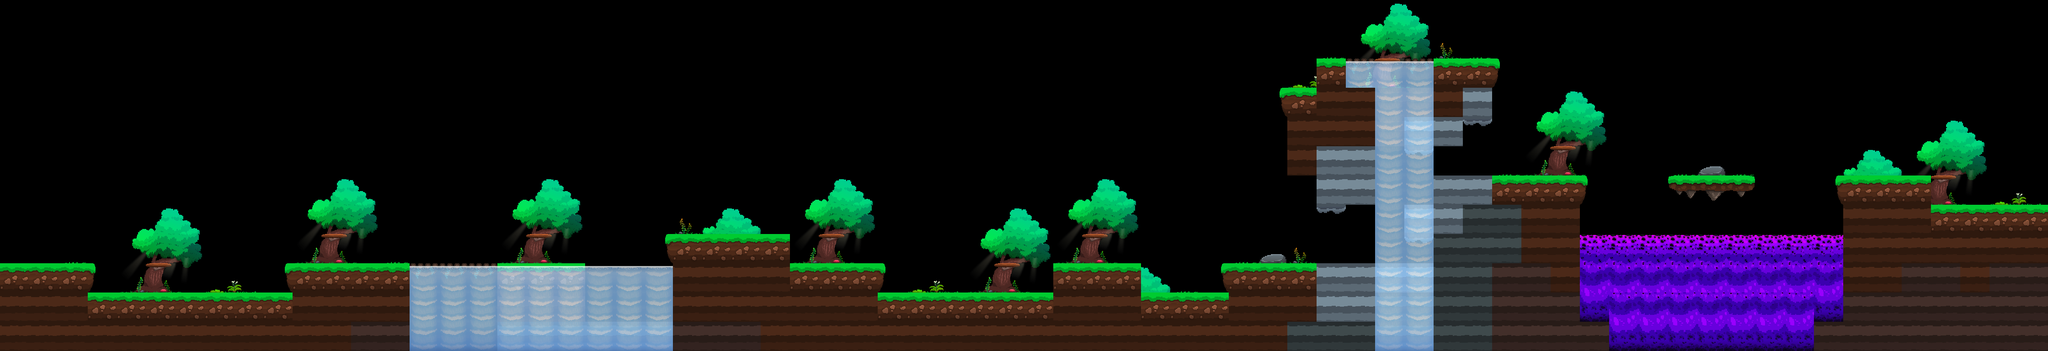

A 2D game scene composited from a Tiled map and its tileset images. What follows is a short description and the map's XML, with every tile layer's data as written:
An orthogonal 70x12 tile map with 64x64 px tiles, 4 tile layers (fond, Lave, Solide, Eau).

<map version="1.5" tiledversion="1.5.0" orientation="orthogonal" renderorder="right-down" width="70" height="12" tilewidth="64" tileheight="64" infinite="0" nextlayerid="5" nextobjectid="1">
 <tileset firstgid="1" source="Tuiles/tableauTiledTileset.tsx" />
 <layer id="2" name="fond" width="70" height="12">
  <data encoding="csv">
0,0,0,0,0,0,0,0,0,0,0,0,0,0,0,0,0,0,0,0,0,0,0,0,0,0,0,0,0,0,0,0,0,0,0,0,0,0,0,0,0,0,0,0,0,61,9,10,11,60,60,0,0,0,0,0,0,0,0,0,0,0,0,0,0,0,0,0,0,0,
0,0,0,0,0,0,0,0,0,0,0,0,0,0,0,0,0,0,0,0,0,0,0,0,0,0,0,0,0,0,0,0,0,0,0,0,0,0,0,0,0,0,0,0,0,71,23,24,25,74,71,0,0,0,0,0,0,0,0,0,0,0,0,0,0,0,0,0,0,0,
0,0,0,0,0,0,0,0,0,0,0,0,0,0,0,0,0,0,0,0,0,0,0,0,0,0,0,0,0,0,0,0,0,0,0,0,0,0,0,0,0,0,0,0,72,61,37,38,39,0,0,3,0,0,0,0,0,0,0,0,0,0,0,0,0,0,0,0,0,0,
0,0,0,0,0,0,0,0,0,0,0,0,0,0,0,0,0,0,0,0,0,0,0,0,0,0,0,0,0,0,0,0,0,0,0,0,0,0,0,0,0,0,0,29,61,61,61,0,0,0,0,0,9,10,11,0,0,0,0,0,0,0,0,0,0,0,0,0,0,0,
0,0,0,0,0,0,0,0,0,0,0,0,0,0,0,0,0,0,0,0,0,0,0,0,0,0,0,0,0,0,0,0,0,0,0,0,0,0,0,0,0,0,0,0,0,0,0,0,0,0,46,0,23,24,25,0,0,0,0,0,0,0,0,0,0,9,10,11,0,0,
0,0,0,0,0,0,0,0,0,0,0,0,0,0,0,0,0,0,0,0,0,0,0,0,0,0,0,0,0,0,0,0,0,0,0,0,0,0,0,0,0,0,0,0,0,0,0,0,46,0,0,71,37,38,39,0,0,71,86,71,0,0,0,75,76,23,24,25,0,0,
0,0,0,0,0,0,0,0,0,0,9,10,11,0,0,0,0,9,10,11,0,0,0,0,0,0,0,9,10,11,0,0,0,0,0,0,9,10,11,0,0,0,0,0,0,60,60,60,60,0,0,0,0,0,3,0,0,0,0,0,0,0,29,0,0,37,38,39,72,73,
0,0,0,0,9,10,11,0,0,0,23,24,25,0,0,0,0,23,24,25,0,0,0,74,75,76,0,23,24,25,0,0,0,9,10,11,23,24,25,0,0,0,0,0,0,46,60,60,52,0,0,0,0,0,0,0,0,0,0,0,0,0,0,0,0,0,0,0,0,0,
0,0,71,0,23,24,25,0,0,0,37,38,39,71,0,0,0,37,38,39,0,0,29,0,0,0,0,37,38,39,0,0,0,23,24,25,37,38,39,0,0,0,71,86,74,60,60,60,46,0,0,0,0,0,0,0,0,0,0,0,0,0,0,0,0,0,0,0,0,0,
0,0,0,3,37,38,39,72,73,29,0,0,0,0,52,0,0,0,0,0,0,0,0,0,0,0,0,0,0,0,3,72,73,37,38,39,0,0,0,76,71,29,0,0,0,0,0,0,0,0,0,0,0,0,0,0,0,0,0,0,0,0,0,0,0,0,0,0,0,0,
60,60,60,60,60,60,60,0,0,0,0,0,0,0,0,0,0,0,0,0,0,0,0,0,0,0,0,0,0,0,0,0,0,0,0,0,0,0,0,0,0,0,0,0,0,0,0,0,0,0,0,0,0,0,0,0,0,0,0,0,0,0,0,0,0,0,0,0,0,0,
0,0,0,0,0,0,0,0,0,0,0,0,0,0,0,0,0,0,0,0,0,0,0,0,0,0,0,0,0,0,0,0,0,0,0,0,0,0,0,0,0,0,0,0,0,0,0,0,0,0,0,0,0,0,0,0,0,0,0,0,0,0,0,0,0,0,0,0,0,0
</data>
 </layer>
 <layer id="4" name="Lave" width="70" height="12">
  <data encoding="csv">
0,0,0,0,0,0,0,0,0,0,0,0,0,0,0,0,0,0,0,0,0,0,0,0,0,0,0,0,0,0,0,0,0,0,0,0,0,0,0,0,0,0,0,0,0,0,0,0,0,0,0,0,0,0,0,0,0,0,0,0,0,0,0,0,0,0,0,0,0,0,
0,0,0,0,0,0,0,0,0,0,0,0,0,0,0,0,0,0,0,0,0,0,0,0,0,0,0,0,0,0,0,0,0,0,0,0,0,0,0,0,0,0,0,0,0,0,0,0,0,0,0,0,0,0,0,0,0,0,0,0,0,0,0,0,0,0,0,0,0,0,
0,0,0,0,0,0,0,0,0,0,0,0,0,0,0,0,0,0,0,0,0,0,0,0,0,0,0,0,0,0,0,0,0,0,0,0,0,0,0,0,0,0,0,0,0,0,0,0,0,0,0,0,0,0,0,0,0,0,0,0,0,0,0,0,0,0,0,0,0,0,
0,0,0,0,0,0,0,0,0,0,0,0,0,0,0,0,0,0,0,0,0,0,0,0,0,0,0,0,0,0,0,0,0,0,0,0,0,0,0,0,0,0,0,0,0,0,0,0,0,0,0,0,0,0,0,0,0,0,0,0,0,0,0,0,0,0,0,0,0,0,
0,0,0,0,0,0,0,0,0,0,0,0,0,0,0,0,0,0,0,0,0,0,0,0,0,0,0,0,0,0,0,0,0,0,0,0,0,0,0,0,0,0,0,0,0,0,0,0,0,0,0,0,0,0,0,0,0,0,0,0,0,0,0,0,0,0,0,0,0,0,
0,0,0,0,0,0,0,0,0,0,0,0,0,0,0,0,0,0,0,0,0,0,0,0,0,0,0,0,0,0,0,0,0,0,0,0,0,0,0,0,0,0,0,0,0,0,0,0,0,0,0,0,0,0,0,0,0,0,0,0,0,0,0,0,0,0,0,0,0,0,
0,0,0,0,0,0,0,0,0,0,0,0,0,0,0,0,0,0,0,0,0,0,0,0,0,0,0,0,0,0,0,0,0,0,0,0,0,0,0,0,0,0,0,0,0,0,0,0,0,0,0,0,0,0,0,0,0,0,0,0,0,0,0,0,0,0,0,0,0,0,
0,0,0,0,0,0,0,0,0,0,0,0,0,0,0,0,0,0,0,0,0,0,0,0,0,0,0,0,0,0,0,0,0,0,0,0,0,0,0,0,0,0,0,0,0,0,0,0,0,0,0,0,0,0,0,0,0,0,0,0,0,0,0,0,0,0,0,0,0,0,
0,0,0,0,0,0,0,0,0,0,0,0,0,0,0,0,0,0,0,0,0,0,0,0,0,0,0,0,0,0,0,0,0,0,0,0,0,0,0,0,0,0,0,0,0,0,0,0,0,0,0,0,0,0,6,6,6,6,6,6,6,6,6,0,0,0,0,0,0,0,
0,0,0,0,0,0,0,0,0,0,0,0,0,0,0,0,0,0,0,0,0,0,0,0,0,0,0,0,0,0,0,0,0,0,0,0,0,0,0,0,0,0,0,0,0,0,0,0,0,0,0,0,0,0,20,20,20,20,20,20,20,20,20,0,0,0,0,0,0,0,
0,0,0,0,0,0,0,0,0,0,0,0,0,0,0,0,0,0,0,0,0,0,0,0,0,0,0,0,0,0,0,0,0,0,0,0,0,0,0,0,0,0,0,0,0,0,0,0,0,0,0,0,0,0,34,20,20,20,20,20,20,20,34,0,0,0,0,0,0,0,
0,0,0,0,0,0,0,0,0,0,0,0,0,0,0,0,0,0,0,0,0,0,0,0,0,0,0,0,0,0,0,0,0,0,0,0,0,0,0,0,0,0,0,0,0,0,0,0,0,0,0,0,0,0,0,34,34,34,34,34,34,34,0,0,0,0,0,0,0,0
</data>
 </layer>
 <layer id="1" name="Solide" width="70" height="12">
  <data encoding="csv">
0,0,0,0,0,0,0,0,0,0,0,0,0,0,0,0,0,0,0,0,0,0,0,0,0,0,0,0,0,0,0,0,0,0,0,0,0,0,0,0,0,0,0,0,0,0,0,0,0,0,0,0,0,0,0,0,0,0,0,0,0,0,0,0,0,0,0,0,0,0,
0,0,0,0,0,0,0,0,0,0,0,0,0,0,0,0,0,0,0,0,0,0,0,0,0,0,0,0,0,0,0,0,0,0,0,0,0,0,0,0,0,0,0,0,0,0,0,0,0,0,0,0,0,0,0,0,0,0,0,0,0,0,0,0,0,0,0,0,0,0,
0,0,0,0,0,0,0,0,0,0,0,0,0,0,0,0,0,0,0,0,0,0,0,0,0,0,0,0,0,0,0,0,0,0,0,0,0,0,0,0,0,0,0,0,60,1,47,38,47,1,1,0,0,0,0,0,0,0,0,0,0,0,0,0,0,0,0,0,0,0,
0,0,0,0,0,0,0,0,0,0,0,0,0,0,0,0,0,0,0,0,0,0,0,0,0,0,0,0,0,0,0,0,0,0,0,0,0,0,0,0,0,0,0,0,1,15,15,15,15,15,32,0,0,0,0,0,0,0,0,0,0,0,0,0,0,0,0,0,0,0,
0,0,0,0,0,0,0,0,0,0,0,0,0,0,0,0,0,0,0,0,0,0,0,0,0,0,0,0,0,0,0,0,0,0,0,0,0,0,0,0,60,60,60,0,15,15,15,15,32,32,0,0,0,0,0,0,0,0,0,0,0,0,0,0,0,0,0,0,0,0,
0,0,0,0,0,0,0,0,0,0,0,0,0,0,0,0,0,0,0,0,0,0,0,0,0,0,0,0,0,0,0,0,0,0,0,0,0,0,0,0,0,0,0,0,15,32,32,0,0,0,0,0,0,38,0,0,0,0,0,0,0,0,0,0,0,0,0,0,0,0,
0,0,0,0,0,0,0,0,0,0,0,0,0,0,0,0,0,0,0,0,0,0,0,0,0,0,0,0,0,0,0,0,0,0,0,0,0,0,0,0,0,0,0,0,0,32,32,0,0,32,32,1,1,1,0,0,0,43,44,45,0,0,0,1,1,1,38,0,0,0,
0,0,0,0,0,0,0,0,0,0,0,0,0,0,0,0,0,0,0,0,0,0,0,0,0,0,0,0,0,0,0,0,0,0,0,0,0,0,0,0,0,0,0,0,0,0,0,0,32,32,18,18,15,15,0,0,0,0,0,0,0,0,0,15,15,15,1,1,1,1,
0,0,0,0,0,0,0,0,0,0,0,38,0,0,0,0,0,0,38,0,0,0,0,1,1,1,1,0,38,0,0,0,0,0,0,0,0,38,0,0,0,0,0,0,0,0,60,48,60,18,18,18,15,15,0,0,0,0,0,0,0,0,0,15,15,15,15,15,15,15,
1,1,1,0,60,38,0,0,0,0,1,1,1,1,47,47,47,1,1,1,0,0,0,15,15,15,15,1,1,1,0,0,0,0,38,0,1,1,1,0,0,0,1,1,1,32,32,32,32,18,18,16,16,15,0,0,0,0,0,0,0,0,0,15,15,16,16,15,16,16,
15,15,15,1,1,1,1,1,1,1,15,15,15,15,0,0,0,15,15,15,62,62,62,15,15,15,15,15,15,15,1,1,1,1,1,1,15,15,15,1,1,1,15,15,15,32,32,18,18,18,18,16,16,16,0,0,0,0,0,0,0,0,0,16,16,16,16,16,16,16,
15,15,15,15,15,15,15,15,15,15,15,15,16,16,62,62,62,18,18,18,18,18,18,16,16,16,15,15,15,15,15,15,15,15,15,15,15,15,15,15,15,15,15,15,18,18,18,18,18,18,18,16,16,16,16,0,0,0,0,0,0,0,16,16,16,16,16,16,16,16
</data>
 </layer>
 <layer id="3" name="Eau" width="70" height="12">
  <data encoding="csv">
0,0,0,0,0,0,0,0,0,0,0,0,0,0,0,0,0,0,0,0,0,0,0,0,0,0,0,0,0,0,0,0,0,0,0,0,0,0,0,0,0,0,0,0,0,0,0,0,0,0,0,0,0,0,0,0,0,0,0,0,0,0,0,0,0,0,0,0,0,0,
0,0,0,0,0,0,0,0,0,0,0,0,0,0,0,0,0,0,0,0,0,0,0,0,0,0,0,0,0,0,0,0,0,0,0,0,0,0,0,0,0,0,0,0,0,0,0,0,0,0,0,0,0,0,0,0,0,0,0,0,0,0,0,0,0,0,0,0,0,0,
0,0,0,0,0,0,0,0,0,0,0,0,0,0,0,0,0,0,0,0,0,0,0,0,0,0,0,0,0,0,0,0,0,0,0,0,0,0,0,0,0,0,0,0,0,0,5,5,5,0,0,0,0,0,0,0,0,0,0,0,0,0,0,0,0,0,0,0,0,0,
0,0,0,0,0,0,0,0,0,0,0,0,0,0,0,0,0,0,0,0,0,0,0,0,0,0,0,0,0,0,0,0,0,0,0,0,0,0,0,0,0,0,0,0,0,0,60,19,19,0,0,0,0,0,0,0,0,0,0,0,0,0,0,0,0,0,0,0,0,0,
0,0,0,0,0,0,0,0,0,0,0,0,0,0,0,0,0,0,0,0,0,0,0,0,0,0,0,0,0,0,0,0,0,0,0,0,0,0,0,0,0,0,0,0,0,0,60,19,19,0,0,0,0,0,0,0,0,0,0,0,0,0,0,0,0,0,0,0,0,0,
0,0,0,0,0,0,0,0,0,0,0,0,0,0,0,0,0,0,0,0,0,0,0,0,0,0,0,0,0,0,0,0,0,0,0,0,0,0,0,0,0,0,0,0,0,0,60,19,19,0,0,0,0,0,0,0,0,0,0,0,0,0,0,0,0,0,0,0,0,0,
0,0,0,0,0,0,0,0,0,0,0,0,0,0,0,0,0,0,0,0,0,0,0,0,0,0,0,0,0,0,0,0,0,0,0,0,0,0,0,0,0,0,0,0,0,0,60,19,19,0,0,0,0,0,0,0,0,0,0,0,0,0,0,0,0,0,0,0,0,0,
0,0,0,0,0,0,0,0,0,0,0,0,0,0,0,0,0,0,0,0,0,0,0,0,0,0,0,0,0,0,0,0,0,0,0,0,0,0,0,0,0,0,0,0,0,0,60,19,19,0,0,0,0,0,0,0,0,0,0,0,0,0,0,0,0,0,0,0,0,0,
0,0,0,0,0,0,0,0,0,0,0,0,0,0,0,0,0,0,0,0,0,0,0,0,0,0,0,0,0,0,0,0,0,0,0,0,0,0,0,0,0,0,0,0,0,0,60,19,19,0,0,0,0,0,0,0,0,0,0,0,0,0,0,0,0,0,0,0,0,0,
0,0,0,0,0,0,0,0,0,0,0,0,0,0,5,5,5,5,5,5,5,5,5,0,0,0,0,0,0,0,0,0,0,0,0,0,0,0,0,0,0,0,0,0,0,0,60,19,19,0,0,0,0,0,0,0,0,0,0,0,0,0,0,0,0,0,0,0,0,0,
0,0,0,0,0,0,0,0,0,0,0,0,0,0,19,19,19,19,19,19,19,19,19,0,0,0,0,0,0,0,0,0,0,0,0,0,0,0,0,0,0,0,0,0,0,0,60,19,19,0,0,0,0,0,0,0,0,0,0,0,0,0,0,0,0,0,0,0,0,0,
0,0,0,0,0,0,0,0,0,0,0,0,0,0,33,33,33,33,33,33,33,33,33,0,0,0,0,0,0,0,0,0,0,0,0,0,0,0,0,0,0,0,0,0,0,60,60,33,33,0,0,0,0,0,0,0,0,0,0,0,0,0,0,0,0,0,0,0,0,0
</data>
 </layer>
</map>
